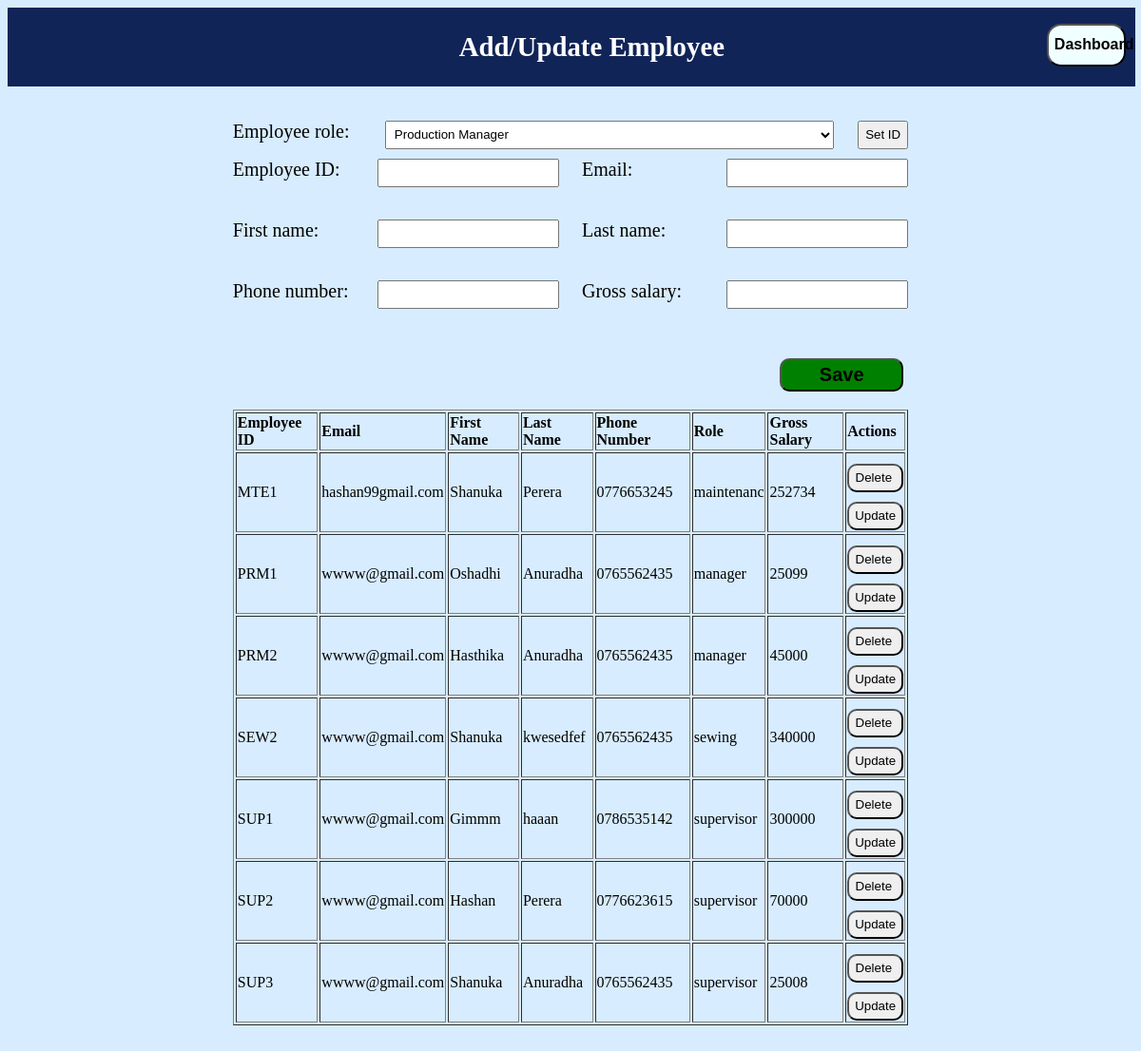
Page /employees.php on the committed database.
### tables this page shows
CREATE TABLE `employee` (
  `emp_id` varchar(6) NOT NULL,
  `email` varchar(50) NOT NULL,
  `f_name` varchar(30) NOT NULL,
  `l_name` varchar(30) NOT NULL,
  `phone` varchar(10) NOT NULL,
  `role` varchar(10) NOT NULL,
  `gross_sal` double NOT NULL
);

### backPHP/loademployee.php (the view, shortened to what this page needs)
<!DOCTYPE html>
<html>
<head>
    <link rel="stylesheet" href="Styles/employees.css">
</head>
<body>
<?php
$conn = dbConn();
$query = "SELECT emp_id, email, f_name, l_name, phone, role, gross_sal FROM employee";
$result = $conn->query($query);
echo "<table border='1'>
        <tr>
            <th>Employee ID</th>
            <th>Email</th>
            <th>First Name</th>
            <th>Last Name</th>
            <th>Phone Number</th>
            <th>Role</th>
            <th>Gross Salary</th>
            <th>Actions</th>
        </tr>";
if ($result->num_rows > 0) {
    while ($row = $result->fetch_assoc()) {
        echo "<tr>";
        echo "<td>" . $row['emp_id'] . "</td>";
        echo "<td>" . $row['email'] . "</td>";
        echo "<td>" . $row['f_name'] . "</td>";
        echo "<td>" . $row['l_name'] . "</td>";
        echo "<td>" . $row['phone'] . "</td>";
        echo "<td>" . $row['role'] . "</td>";
        echo "<td>" . $row['gross_sal'] . "</td>";
        echo "<td>";
        echo "<form action='backPHP/deleteemployee.php' method='post'>";
        echo "<button class='delete-button' type='submit'>Delete&nbsp</button>";
        echo "</form>";
        echo "<form action='backPHP/updateemployee.php' method='post'>";
        echo "<button class='update-button' type='submit'>Update</button>";
        echo "</form>";
        echo "</td>";
        echo "</tr>";
    }
} else {
    echo "<tr><td colspan='8'>No data found</td></tr>";
}
echo "</table>";
?>

### employees.php (shortened to what this page needs)
<!DOCTYPE html>
<html>
<head>
    <link rel="stylesheet" href="Styles/employees.css">
</head>
<body>
    <div class="headerT">
        <h2 class="topic">Add/Update Employee</h2>
        <button class="dash" id="dashboard_button">Dashboard</button>
    </div>
    <form action="backPHP/addemployee.php" method="post">
    <div class="container">
        <div class="input-group">
        <label for="employee_role">Employee role:</label>
        <select id="employee_role" name="employee_role"><br>
                <option value="manager">Production Manager</option>
        </select>
        <button type="button" id="set_id_button" style="margin-left: 25px;" onclick="setEmployeeID()">Set ID</button>
        <br>
        </div>
        <div class="input-group">
            <label for="employee_id">Employee ID:</label>
            <input type="text" id="employee_id" name="employee_id" readonly><br><br>
            <label for="email">Email:</label>
            <input type="text" id="email" name="email" required pattern="[a-zA-Z0-9._%+-]+@[a-zA-Z0-9.-]+\.[a-zA-Z]{2,}" required><br>
            <br>
        </div>
        <div class="input-group">
            <label for="first_name">First name:</label>
            <input type="text" id="first_name" name="first_name" pattern="[A-Za-z]+" title="Please enter a valid first name (only letters)" required><br><br>
            <label for="last_name">Last name:</label>
            <input type="text" id="last_name" name="last_name" pattern="[A-Za-z]+" title="Please enter a valid first name (only letters)"><br>
            <br>
        </div>
        <div class="input-group">
            <label for="phone_number">Phone number:</label>
            <input type="text" id="phone_number" name="phone_number" name="phone_number" pattern="\d{10}" title="Please enter a valid phone number (should be 10 digits)" required><br><br>
            <label for="gross_salary">Gross salary:</label>
            <input type="text" id="gross_salary" name="gross_salary" pattern="\d+" title="Please enter a valid gross salary (positive integer)" required><br>
            <br>
        </div>
        <div class="input-save">
            <br>
            <button type="submit" id="save_button" style="float: right; margin-right: 5px;">Save</button>
            <br>
        </div>
        <div class="input-table">
            <br><br>
            <?php include_once 'backPHP/loademployee.php'; ?>
        </div>
    </div>
    </form>
</body>
</html>

### Styles/employees.css (style rules this page uses)
body { text-align: center; background-color: rgb(215, 236, 254); }
.headerT { background-color: rgb(17, 36, 87); color: white; font-size: larger; width: 100%; margin-left: auto; margin-right: auto; padding: 0.1%; display: flex; }
.topic { margin-left: auto; margin-left: 40%; margin-right: auto; }
.dash { background-color: azure; border-radius: 15px; margin-top: 1.3%; height: 45px; width: 7%; margin-right: 0.8%; font-size: medium; font-weight: bold; }
.container { width: 60%; margin: 3% auto; text-align: left; }
.input-group { margin-bottom: 10px; text-align: center; display: flex; }
.input-group label { width: 150px; margin-right: 10px; text-align: left; font-size: 20px; }
.input-save { margin-left: 5%; }
.input-group label { margin-right: 10px; }
#save_button { width: 130px; height: 35px; border-radius: 10px; background-color: green; color: white; font-weight: bold; font-size:20px; color: black; margin-right: 50px; }
#update_button, .delete-button, .update-button { width: 100%; height: 30px; border-radius: 10px; margin-top: 10px; }
.input-group input, .input-group select { height: 30px; flex:1; padding: 5px; box-sizing: border-box; }

### rows in the picture
employee: emp_id "MTE1", email "hashan99gmail.com", f_name "Shanuka", l_name "Perera", phone "0776653245", role "maintenanc", gross_sal "252734"
employee: emp_id "PRM1", email "wwww@gmail.com", f_name "Oshadhi", l_name "Anuradha", phone "0765562435", role "manager", gross_sal "25099"
employee: emp_id "PRM2", email "wwww@gmail.com", f_name "Hasthika", l_name "Anuradha", phone "0765562435", role "manager", gross_sal "45000"
employee: emp_id "SEW2", email "wwww@gmail.com", f_name "Shanuka", l_name "kwesedfef", phone "0765562435", role "sewing", gross_sal "340000"
employee: emp_id "SUP1", email "wwww@gmail.com", f_name "Gimmm", l_name "haaan", phone "0786535142", role "supervisor", gross_sal "300000"
employee: emp_id "SUP2", email "wwww@gmail.com", f_name "Hashan", l_name "Perera", phone "0776623615", role "supervisor", gross_sal "70000"
employee: emp_id "SUP3", email "wwww@gmail.com", f_name "Shanuka", l_name "Anuradha", phone "0765562435", role "supervisor", gross_sal "25008"
